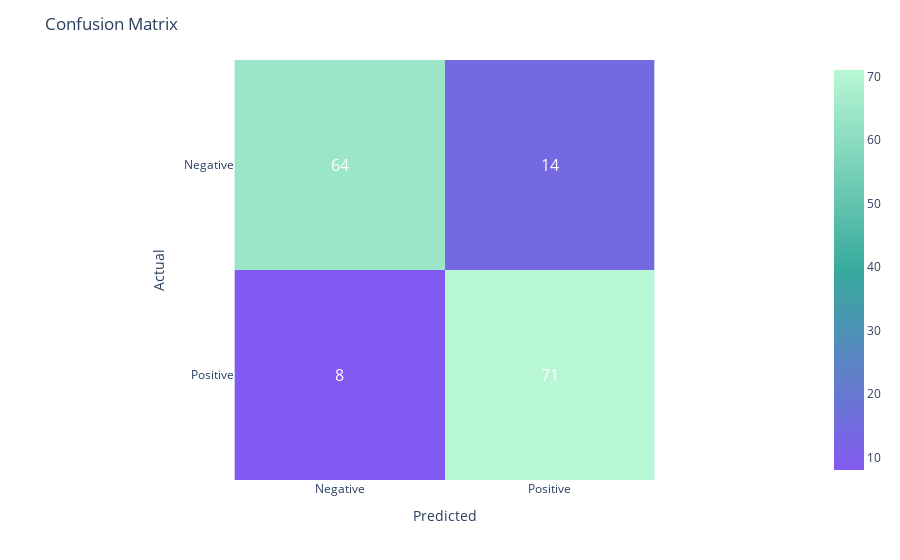

The cell this chart's notebook holds for it:
### Code cell
# Create a RandomForestClassifier model
rf_model = RandomForestClassifier(random_state=12)

# Fit the RandomForestClassifier model on the training data
rf_model.fit(X_train, y_train)

# Predict the labels on the validation data using the trained model
rf_y_pred = rf_model.predict(X_val)

# Evaluate the model performance using the get_model_performance function and display results
get_model_performance(y_val, rf_y_pred)

### Figure 1 — Plotly figure (JSON) as saved in the notebook; plotly's stock layout.template omitted (floating-point values rounded to 4 significant figures)
{"data": [{"coloraxis": "coloraxis", "hovertemplate": "Predicted: %{x}<br>Actual: %{y}<br>color: %{z}<extra></extra>", "name": "0", "type": "heatmap", "x": ["Negative", "Positive"], "xaxis": "x", "y": ["Negative", "Positive"], "yaxis": "y", "z": [[64, 14], [8, 71]]}], "layout": {"annotations": [{"font": {"color": "white", "size": 16}, "showarrow": false, "text": "64", "x": "Negative", "y": "Negative"}, {"font": {"color": "white", "size": 16}, "showarrow": false, "text": "14", "x": "Positive", "y": "Negative"}, {"font": {"color": "white", "size": 16}, "showarrow": false, "text": "8", "x": "Negative", "y": "Positive"}, {"font": {"color": "white", "size": 16}, "showarrow": false, "text": "71", "x": "Positive", "y": "Positive"}], "coloraxis": {"colorscale": [[0, "#835AF1"], [0.5, "#37AA9C"], [1, "#B8F7D4"]]}, "margin": {"t": 60}, "title": {"text": "Confusion Matrix"}, "xaxis": {"anchor": "y", "constrain": "domain", "domain": [0, 1], "scaleanchor": "y", "title": {"text": "Predicted"}}, "yaxis": {"anchor": "x", "autorange": "reversed", "constrain": "domain", "domain": [0, 1], "title": {"text": "Actual"}}}}
